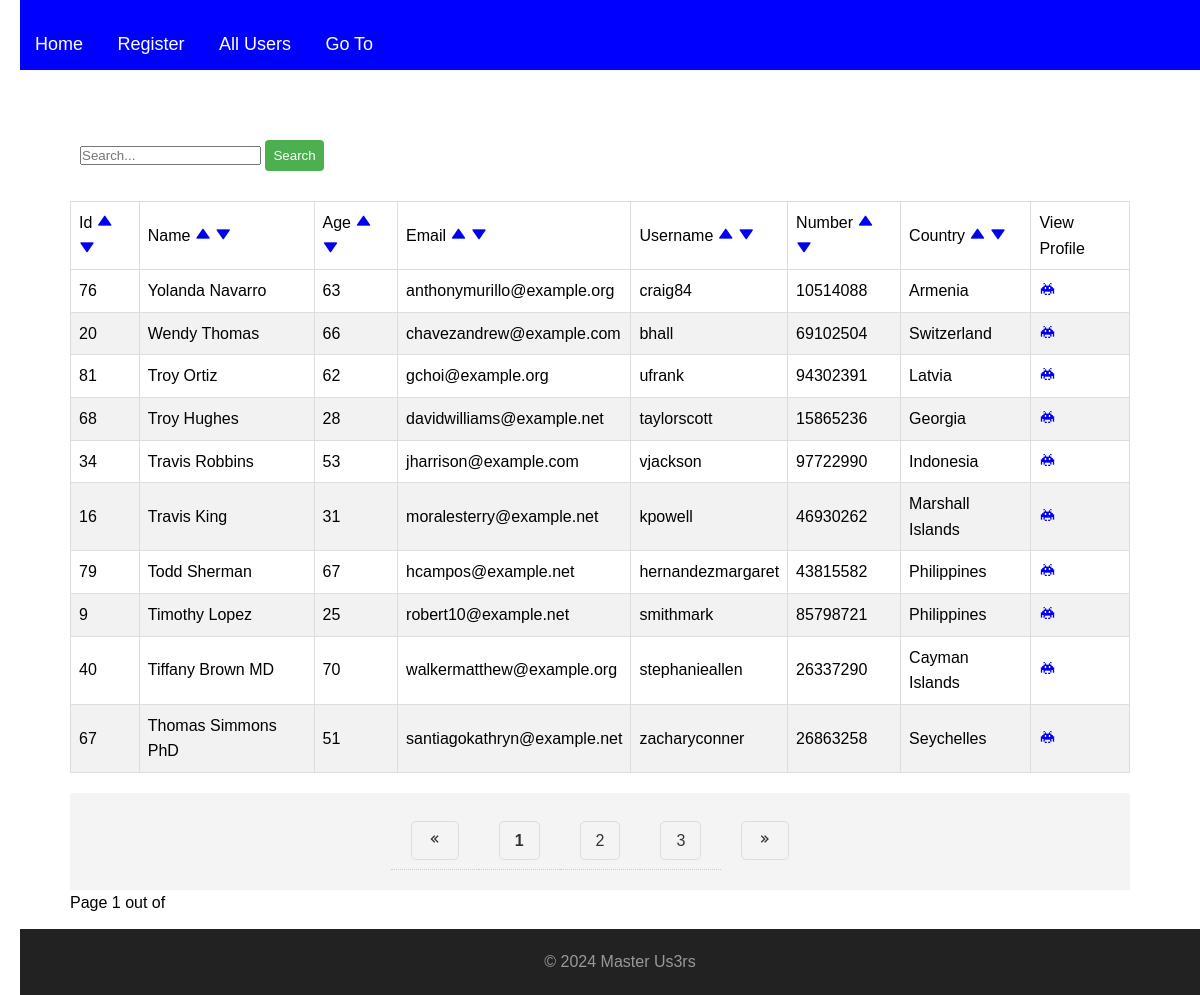
The page /allusers?sort_order=desc&sort_column=name&q=&page=1 on the database its author committed.
### models.py (models this page shows)
class User(db.Model):
    id = db.Column(db.Integer, primary_key = True)
    name = db.Column(db.String(100))
    age = db.Column(db.Integer)
    email = db.Column(db.String(128), unique = True)
    username = db.Column(db.String(128), unique = True)
    phone = db.Column(db.String(128))
    country = db.Column(db.String(100))

### app.py (the view)
@app.route("/allusers")
def all_users():
    q = request.args.get('q','')
    sort_column = request.args.get('sort_column', 'id')
    sort_order = request.args.get('sort_order', 'desc')
    page = request.args.get('page', 1, type=int)
    users = User.query
    print(sort_column, sort_order)
    users = users.filter(
        User.name.like("%" + q + "%") |
        User.email.like("%" + q + "%") |
        User.age.like("%" + q + "%") |
        User.username.like("%" + q + "%") |
        User.phone.like("%" + q + "%")
    )
    if sort_column == 'name':
        sort_by = User.name
    elif sort_column == 'age':
        sort_by = User.age
    elif sort_column == 'username':
        sort_by = User.username
    elif sort_column == 'phone':
        sort_by = User.phone
    elif sort_column == 'email':
        sort_by = User.email
    elif sort_column == 'country':
        sort_by = User.country
    else:
        sort_by = User.id
    if sort_order == 'asc':
        sort_by = sort_by.asc()
    elif sort_order == 'desc':
        sort_by = sort_by.desc()
    users= users.order_by(sort_by)
    pa_obj = users.paginate(page=page, per_page=10, error_out=True)
    return render_template(
        'users.html',
        list_of_users=pa_obj.items,
        q=q,
        sort_order=sort_order,
        sort_column=sort_column,
        pagination = pa_obj,
        page=page,
        nr_pages=pa_obj.pages,
        has_next = pa_obj.has_next,
        has_prev = pa_obj.has_prev
        )

### templates/users.html (shortened to what this page needs)
{% extends "base.html"%}
{% block content %}
<div class="container">
   <form method="get">
      <div class="search-box">
          <input type="text" name="q" placeholder="Search..." required value="{{q}}">
          <button class="search-button" type="submit">Search</button>
      </div>
  </form>
   <table class="table table-bordered">
      <thead class="table th">
         <tr>
            <td>Id
               <a href="{{url_for('all_users', sort_order='asc', sort_column='id', q = q, page=page)}}">
                  <i class='bx bxs-up-arrow'></i>
              </a>
              <a href="{{url_for('all_users', sort_order='desc', sort_column='id', q = q, page=page)}}">
                  <i class='bx bxs-down-arrow'></i>
              </a>
            </td>
            <td>Name
               <a href="{{url_for('all_users', sort_order='asc', sort_column='name', q = q, page=page)}}">
                  <i class='bx bxs-up-arrow'></i>
               </a>
               <a href="{{url_for('all_users',sort_order='desc', sort_column='name', q = q, page=page)}}">
                  <i class='bx bxs-down-arrow'></i>
               </a>
            </td>
            <td>Age
               <a href="{{url_for('all_users',sort_order='asc', sort_column='age', q = q, page=page)}}">
                  <i class='bx bxs-up-arrow'></i>
              </a>
              <a href="{{url_for('all_users', sort_order='desc', sort_column='age', q = q, page=page)}}">
                  <i class='bx bxs-down-arrow'></i>
              </a>
            </td>
            <td>Email
               <a href="{{url_for('all_users', sort_order='asc', sort_column='email', q = q, page=page)}}">
                  <i class='bx bxs-up-arrow'></i>
              </a>
              <a href="{{url_for('all_users', sort_order='desc', sort_column='email', q = q, page=page)}}">
                  <i class='bx bxs-down-arrow'></i>
              </a>
            </td>
            <td>Username
               <a href="{{url_for('all_users', sort_order='asc', sort_column='username', q = q, page=page)}}">
                  <i class='bx bxs-up-arrow'></i>
              </a>
              <a href="{{url_for('all_users', sort_order='desc', sort_column='username', q = q, page=page)}}">
                  <i class='bx bxs-down-arrow'></i>
              </a>
            </td>
            <td>Number
               <a href="{{url_for('all_users', sort_order='asc', sort_column='phone', q = q, page=page)}}">
                  <i class='bx bxs-up-arrow'></i>
              </a>
              <a href="{{url_for('all_users', sort_order='desc', sort_column='phone', q = q, page=page)}}">
                  <i class='bx bxs-down-arrow'></i>
              </a>
            </td>
            <td>Country
               <a href="{{url_for('all_users', sort_order='asc', sort_column='country', q = q, page=page)}}">
                  <i class='bx bxs-up-arrow'></i>
              </a>
              <a href="{{url_for('all_users', sort_order='desc', sort_column='country', q = q, page=page)}}">
                  <i class='bx bxs-down-arrow'></i>
              </a>
            </td>
            <td>
               View Profile
            </td>
         </tr>
      </thead>
      {% for user in list_of_users %}
      <tr>
         <td>{{user.id}}</td>
         <td>{{user.name}}</td>
         <td>{{user.age}} </td>
         <td>{{user.email}}</td>
         <td>{{user.username}}</td>
         <td>{{user.phone}}</td>
         <td>{{user.country}}</td>
         <td><a href="{{url_for('user_page', user_id=user.id)}}"><i class='bx bxs-invader'></i></a></td>
      </tr>
      {% endfor %}
   </table>
   <nav aria-label="Page navigation example">
      <ul class="pagination">
          {% if nr_pages !=1 %}
              {% if has_prev %}
              <li class="page-item">
                  <a class="page-link" href="{{url_for('all_users', sort_column = sort_column, sort_order = sort_order, q=q, page = page - 1)}}" aria-label="Föregående">
                      <i class='bx bx-chevrons-left'></i>
                  </a>
              </li>
              {% else %}
              <li class="page-item disabled">
                  <a class="page-link"><i class='bx bx-chevrons-left'></i></box-icon></a>
              </li>
              {% endif %}
              {% for page in pagination.iter_pages(left_edge=0, right_edge=0, left_current=2, right_current=2) %}
                  {% if page %}
                      {% if page != pagination.page %}
                      <li class="page-item">
                          <a class="page-link" href="{{url_for('all_users', sort_column = sort_column, sort_order = sort_order, q=q, page = page)}}">{{ page }}</a>
                      </li>
                      {% else %}
                      <li class="page-item active">
                          <a class="page-link"><strong>{{ page }}</strong></a>
                      </li>
                      {% endif %}
                  {% endif %}
              {% endfor %}
              {% if has_next %}
                  <li class="page-item">
                      <a class="page-link" href="{{url_for('all_users', sort_column = sort_column, sort_order = sort_order, q=q, page = page + 1)}}">
                          <i class='bx bx-chevrons-right'></i>
                      </a>
                  </li>
              {% else %}
                  <li class="page-item disabled">
                      <a class="page-link"><i class='bx bx-chevrons-right'></i></a>
                  </li>
              {% endif %}
          {% endif %}
      </ul>
      <p>Page {{page}} out of {{pages}}</p>
   </nav>
</div>
{% endblock %}

### static/style.css (style rules this page uses)
* { margin: 0; padding: 0; box-sizing: border-box; }
html, body { height: 100%; margin: 0; }
body { font-family: 'Arial', sans-serif; line-height: 1.6; margin: 20px; }
.container { max-width: 1100px; margin: auto; padding: 20px; overflow: auto; }
ul { list-style: none; background: #f4f4f4; margin-top: 20px; }
ul li { padding: 15px; border-bottom: 1px #ccc dotted; }
ul li:last-child { border-bottom: none; }
ul li a { text-decoration: none; color: blue; }
.table { width: 100%; border-collapse: collapse; }
.table td, .table th { border: 1px solid #ddd; padding: 8px; }
.table tr:nth-child(even) { background-color: #f2f2f2; }
.search-box { padding: 10px; margin-bottom: 20px; }
.search-button { width: auto; max-width: 200px; padding: 8px; background-color: #4CAF50; color: white; border: none; border-radius: 4px; cursor: pointer; display: inline-block; }
.pagination { display: flex; justify-content: center; padding: 20px; }
.page-link { padding: 10px 15px; margin: 0 5px; border: 1px solid #ddd; color: #333; text-decoration: none; border-radius: 5px; }
a { text-decoration: none; }

### rows shown on the page
User: id "76", name "Yolanda Navarro", age "63", email "anthonymurillo@example.org", username "craig84", phone "10514088", country "Armenia"
User: id "20", name "Wendy Thomas", age "66", email "chavezandrew@example.com", username "bhall", phone "69102504", country "Switzerland"
User: id "81", name "Troy Ortiz", age "62", email "gchoi@example.org", username "ufrank", phone "94302391", country "Latvia"
User: id "68", name "Troy Hughes", age "28", email "davidwilliams@example.net", username "taylorscott", phone "15865236", country "Georgia"
User: id "34", name "Travis Robbins", age "53", email "jharrison@example.com", username "vjackson", phone "97722990", country "Indonesia"
User: id "16", name "Travis King", age "31", email "moralesterry@example.net", username "kpowell", phone "46930262", country "Marshall Islands"
User: id "79", name "Todd Sherman", age "67", email "hcampos@example.net", username "hernandezmargaret", phone "43815582", country "Philippines"
User: id "9", name "Timothy Lopez", age "25", email "robert10@example.net", username "smithmark", phone "85798721", country "Philippines"
User: id "40", name "Tiffany Brown MD", age "70", email "walkermatthew@example.org", username "stephanieallen", phone "26337290", country "Cayman Islands"
User: id "67", name "Thomas Simmons PhD", age "51", email "santiagokathryn@example.net", username "zacharyconner", phone "26863258", country "Seychelles"

### other values the page prints
{{ page }} "1"
{{ page }} "2" "3"
